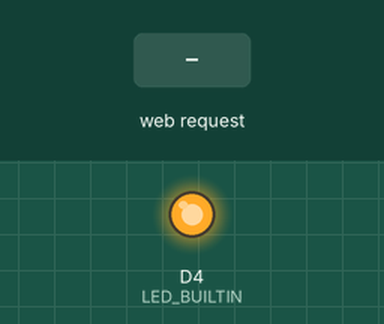
A sketch run on a simulated ESP8266 (NodeMCU). Shown: output pins drawn as LEDs (lit = HIGH, except the on-board LED, lit = LOW). The test bench sets the inputs (shaded band). WiFi joins after 1.5 s; servers stay silent unless stated; what the sketch prints to the serial monitor is not drawn.

Above: at 2.7 s.
2.8 s: HTTP request GET /gpio/1 received
At 3.2 s:
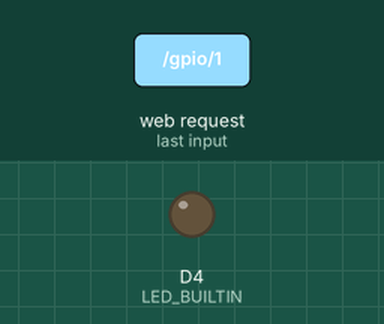
4.3 s: HTTP request GET /gpio/0 received
At 5.5 s:
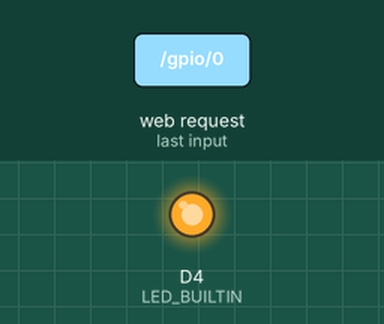
Timing chart, 0 to 7.3 s (numbered marks = the images above; inputs shaded):
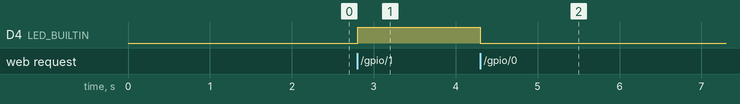

Measured:
- after the input at 2.8 s, D4 (LED_BUILTIN): LOW → HIGH at once
- after the input at 4.3 s, D4 (LED_BUILTIN): HIGH → LOW at once

The sketch:

WiFiScan-web.ino
```cpp
/*
    This sketch demonstrates how to set up a simple HTTP-like server.
    The server will set a GPIO pin depending on the request
      http://server_ip/gpio/0 will set the GPIO2 low,
      http://server_ip/gpio/1 will set the GPIO2 high
    server_ip is the IP address of the ESP8266 module, will be
    printed to Serial when the module is connected.
*/

#include <ESP8266WiFi.h>

#ifndef STASSID
#define STASSID "0aterm-10815d-g"
#define STAPSK  "48a530348599a"
#endif

const char* ssid = STASSID;
const char* password = STAPSK;

// Create an instance of the server
// specify the port to listen on as an argument
WiFiServer server(80);

void setup() {
  Serial.begin(115200);
  // PIN D4
  // prepare LED
  pinMode(LED_BUILTIN, OUTPUT);
  digitalWrite(LED_BUILTIN, 0);

  // Connect to WiFi network
  Serial.println();
  Serial.println();
  Serial.print(F("Connecting to "));
  Serial.println(ssid);

  WiFi.mode(WIFI_STA);
  WiFi.begin(ssid, password);

  while (WiFi.status() != WL_CONNECTED) {
    delay(500);
    Serial.print(F("."));
  }
  Serial.println();
  Serial.println(F("WiFi connected"));

  // Start the server
  server.begin();
  Serial.println(F("Server started"));

  // Print the IP address
  Serial.println(WiFi.localIP());
}

void loop() {
  // Check if a client has connected
  WiFiClient client = server.available();
  if (!client) {
    return;
  }
  Serial.println(F("new client"));

  client.setTimeout(5000); // default is 1000

  // Read the first line of the request
  String req = client.readStringUntil('\r');
  Serial.println(F("request: "));
  Serial.println(req);

  // Match the request
  int val;
  String sMsg = "<br><br>";
  if (req.indexOf(F("/gpio/0")) != -1) {
    val = 0;
  } else if (req.indexOf(F("/gpio/1")) != -1) {
    val = 1;
  } else if (req.indexOf(F("/wifi")) != -1) {

    Serial.println("scan start");
    int n = WiFi.scanNetworks();
    Serial.println("scan done");
    if (n == 0) {
        Serial.println("no networks found");
        sMsg += "no networks found";
      } else {
        Serial.print(n);
        sMsg += n;
        Serial.println(" networks found");
        sMsg += " networks found<br>";
        for (int i = 0; i < n; ++i) {
          // Print SSID and RSSI for each network found
          Serial.print(i + 1);
          sMsg += i + 1;
          Serial.print(": ");
          sMsg += ": ";
          Serial.print(WiFi.SSID(i));
          sMsg += WiFi.SSID(i);
          Serial.print(" (");
          sMsg += " (";
          Serial.print(WiFi.RSSI(i));
          sMsg += WiFi.RSSI(i);
          Serial.print(")");
          sMsg += ")";
          Serial.println((WiFi.encryptionType(i) == ENC_TYPE_NONE) ? " " : "*");
          sMsg += (WiFi.encryptionType(i) == ENC_TYPE_NONE) ? " <br>" : "*<br>";
          delay(10);
        }
      }
      Serial.println("");
  } else {
    Serial.println(F("invalid request"));
    val = digitalRead(LED_BUILTIN);
  }

  // Set LED according to the request
  digitalWrite(LED_BUILTIN, val);

  // read/ignore the rest of the request
  // do not client.flush(): it is for output only, see below
  while (client.available()) {
    // byte by byte is not very efficient
    client.read();
  }

  // Send the response to the client
  // it is OK for multiple small client.print/write,
  // because nagle algorithm will group them into one single packet
  client.print(F("HTTP/1.1 200 OK\r\nContent-Type: text/html\r\n\r\n<!DOCTYPE HTML>\r\n<html>\r\nGPIO is now "));
  client.print((val) ? F("high") : F("low"));
  client.print(sMsg);
  client.print(F("<br><br>Click <a href='http://"));
  client.print(WiFi.localIP());
  client.print(F("/gpio/1'>here</a> to switch LED GPIO D4 on,<br> or <a href='http://"));
  client.print(WiFi.localIP());
  client.print(F("/gpio/0'>here</a> to switch LED GPIO D4 off,<br> or <a href='http://"));
  client.print(WiFi.localIP());
  client.print(F("/wifi'>here</a> to Search Wifi.</html>"));

  // The client will actually be *flushed* then disconnected
  // when the function returns and 'client' object is destroyed (out-of-scope)
  // flush = ensure written data are received by the other side
  Serial.println(F("Disconnecting from client"));
}
```
